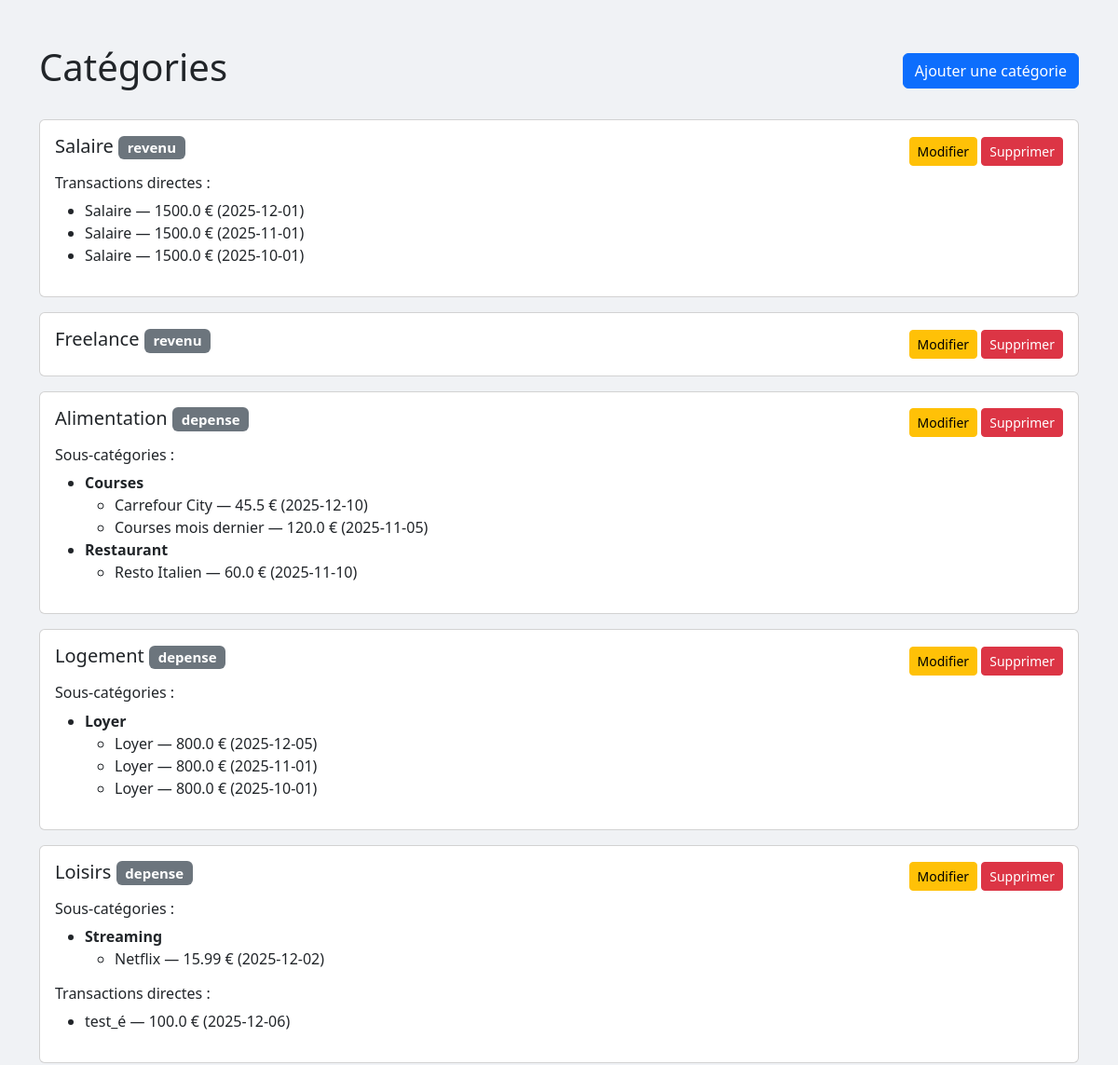
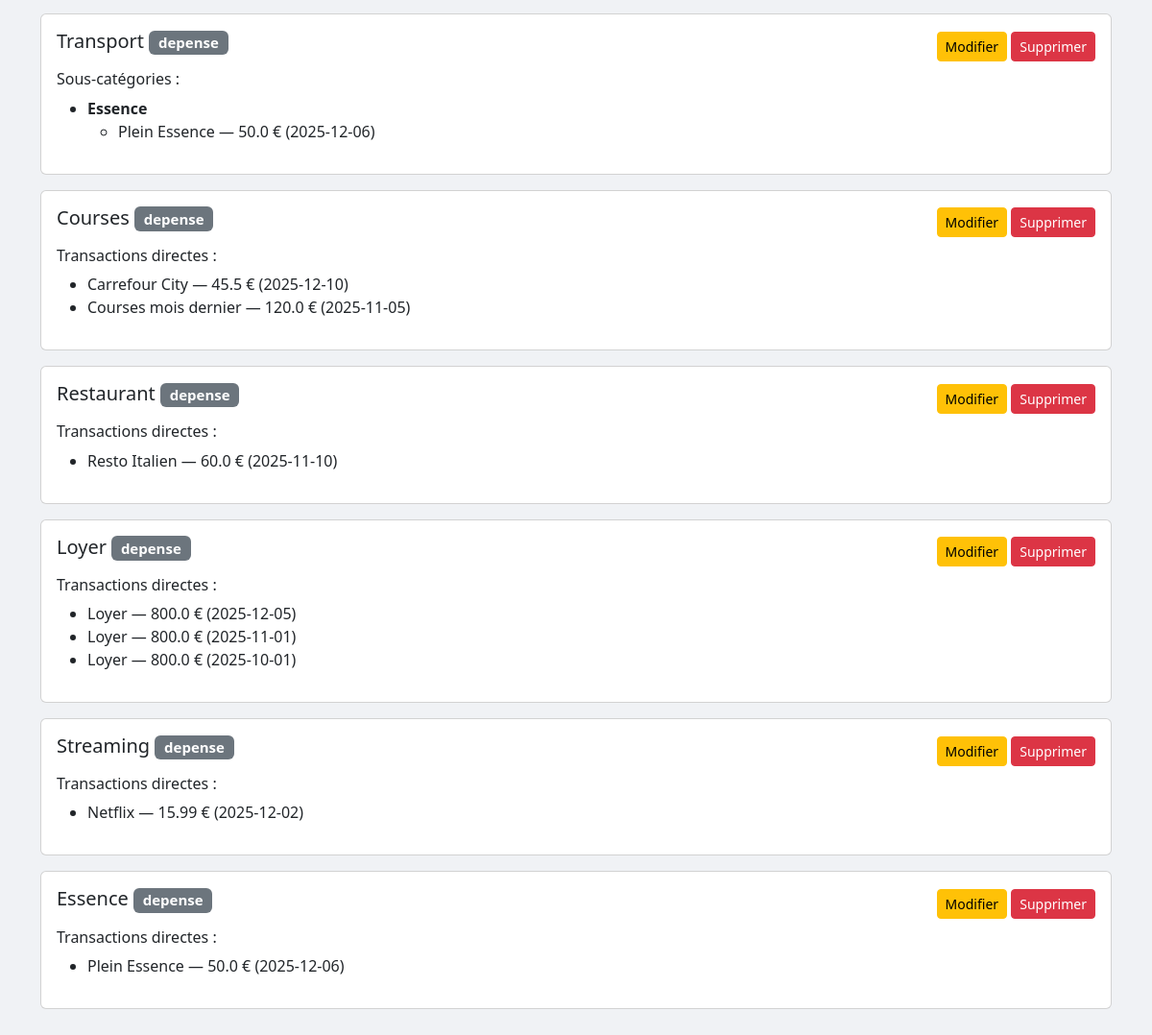
Screenshot of /categories/page with the database file from the repository (2 pictures, top to bottom).
### app/db/models.py (models this page shows)
class Category(Base):
    __tablename__ = "categories"
    id = Column(Integer, primary_key=True, index=True)
    name = Column(String, unique=True, index=True)
    type = Column(String) # "depense" ou "revenu"
    parent_id = Column(Integer, ForeignKey("categories.id"), nullable=True)
    parent = relationship("Category", remote_side=[id], backref="subcategories")
    transactions = relationship("Transaction", back_populates="category")

class Transaction(Base):
    __tablename__ = "transactions"
    id = Column(Integer, primary_key=True, index=True)
    amount = Column(Float)
    label = Column(String)
    date = Column(DateTime, default=datetime.utcnow)
    category_id = Column(Integer, ForeignKey("categories.id"))
    category = relationship("Category", back_populates="transactions")

### app/api/routes_categories.py (the view)
@router.get("/page", response_class=HTMLResponse)
def categories_page(request: Request, db: Session = Depends(get_db)):
    categories = category_service.get_categories(db)
    return templates.TemplateResponse("categories.html", {"request": request, "categories": categories})

### app/templates/categories.html (shortened to what this page needs)
<!DOCTYPE html>
<html lang="fr">
<head>
    <link href="https://cdn.jsdelivr.net/npm/bootstrap@5.3.0/dist/css/bootstrap.min.css" rel="stylesheet">
</head>
<body>
<div class="container py-5">
    <div class="d-flex justify-content-between align-items-center mb-4">
        <h1>Catégories</h1>
        <button class="btn btn-primary" data-bs-toggle="modal" data-bs-target="#addCategoryModal">Ajouter une catégorie</button>
    </div>
    {% for c in categories %}
    <div class="card">
        <div class="card-body">
            <div class="category-header">
                <h5>{{ c.name }} <span class="badge bg-secondary">{{ c.type }}</span></h5>
                <div>
                <button class="btn btn-warning btn-sm"
                        onclick="editCategory({{ c.id }}, '{{ c.name|e }}')">
                    Modifier
                </button>
                <button class="btn btn-danger btn-sm" onclick="deleteCategory({{ c.id }})">Supprimer</button>
                </div>
            </div>
            {% if c.subcategories %}
                <h6 class="mt-2">Sous-catégories :</h6>
                <ul>
                    {% for sub in c.subcategories %}
                        <li>
                            <strong>{{ sub.name }}</strong>
                            {% if sub.transactions %}
                                <ul>
                                    {% for t in sub.transactions %}
                                        <li>{{ t.label }} — {{ t.amount }} € ({{ t.date.strftime("%Y-%m-%d") }})</li>
                                    {% endfor %}
                                </ul>
                            {% else %}
                                <em>Aucune transaction</em>
                            {% endif %}
                        </li>
                    {% endfor %}
                </ul>
            {% endif %}
            {% if c.transactions %}
                <h6 class="mt-2">Transactions directes :</h6>
                <ul>
                    {% for t in c.transactions %}
                        <li>{{ t.label }} — {{ t.amount }} € ({{ t.date.strftime("%Y-%m-%d") }})</li>
                    {% endfor %}
                </ul>
            {% endif %}
        </div>
    </div>
    {% endfor %}
</div>
</body>
</html>

### app/templates/categories.html (style rules this page uses)
body { background: #f0f2f5; }
.card { margin-bottom: 1rem; }
.category-header { display: flex; justify-content: space-between; align-items: center; }
.btn-sm { padding: 0.25rem 0.5rem; }

### rows the page displays
Category: name "Salaire", type "revenu"
Transaction: label "Salaire", amount "1500.0", date "2025-12-01"
Transaction: label "Salaire", amount "1500.0", date "2025-11-01"
Transaction: label "Salaire", amount "1500.0", date "2025-10-01"
Category: name "Freelance", type "revenu"
Category: name "Alimentation", type "depense"
Category: name "Courses", type "depense"
Transaction: label "Carrefour City", amount "45.5", date "2025-12-10"
Transaction: label "Courses mois dernier", amount "120.0", date "2025-11-05"
Category: name "Restaurant", type "depense"
Transaction: label "Resto Italien", amount "60.0", date "2025-11-10"
Category: name "Logement", type "depense"
Category: name "Loyer", type "depense"
Transaction: label "Loyer", amount "800.0", date "2025-12-05"
Transaction: label "Loyer", amount "800.0", date "2025-11-01"
Transaction: label "Loyer", amount "800.0", date "2025-10-01"
Category: name "Loisirs", type "depense"
Category: name "Streaming", type "depense"
Transaction: label "Netflix", amount "15.99", date "2025-12-02"
Transaction: label "test_é", amount "100.0", date "2025-12-06"
Category: name "Transport", type "depense"
Category: name "Essence", type "depense"
Transaction: label "Plein Essence", amount "50.0", date "2025-12-06"
